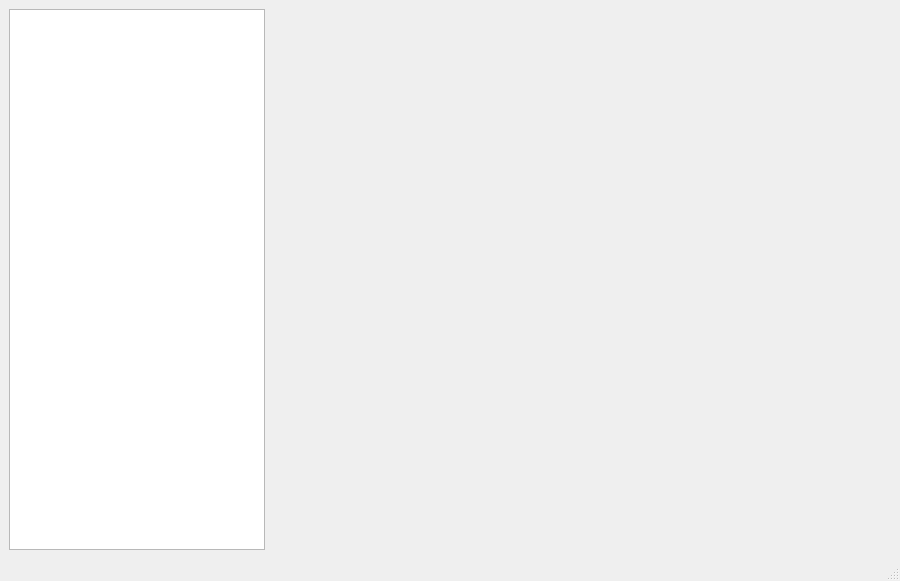
<?xml version="1.0" encoding="UTF-8"?>
<ui version="4.0">
 <class>MainWindow</class>
 <widget class="QMainWindow" name="MainWindow">
  <property name="geometry">
   <rect>
    <x>0</x>
    <y>0</y>
    <width>900</width>
    <height>581</height>
   </rect>
  </property>
  <property name="windowTitle">
   <string>Signal_Analyzer</string>
  </property>
  <widget class="QWidget" name="centralwidget">
   <layout class="QFormLayout" name="formLayout_2">
    <item row="0" column="1">
     <layout class="QGridLayout" name="gridLayout">
      <item row="0" column="0">
       <widget class="QCustomPlot" name="normalGraf" native="true"/>
      </item>
      <item row="1" column="0">
       <widget class="QCustomPlot" name="transforGraf" native="true"/>
      </item>
     </layout>
    </item>
    <item row="0" column="0">
     <widget class="CustomListView" name="listView"/>
    </item>
   </layout>
  </widget>
  <widget class="QMenuBar" name="menubar">
   <property name="geometry">
    <rect>
     <x>0</x>
     <y>0</y>
     <width>900</width>
     <height>22</height>
    </rect>
   </property>
  </widget>
  <widget class="QStatusBar" name="statusbar"/>
 </widget>
 <customwidgets>
  <customwidget>
   <class>QCustomPlot</class>
   <extends>QWidget</extends>
   <header>qcustomplot.h</header>
   <container>1</container>
  </customwidget>
  <customwidget>
   <class>CustomListView</class>
   <extends>QListView</extends>
   <header>/home/juanfra/Projects/prueba2/customlistview.h</header>
  </customwidget>
 </customwidgets>
 <resources/>
 <connections/>
</ui>
